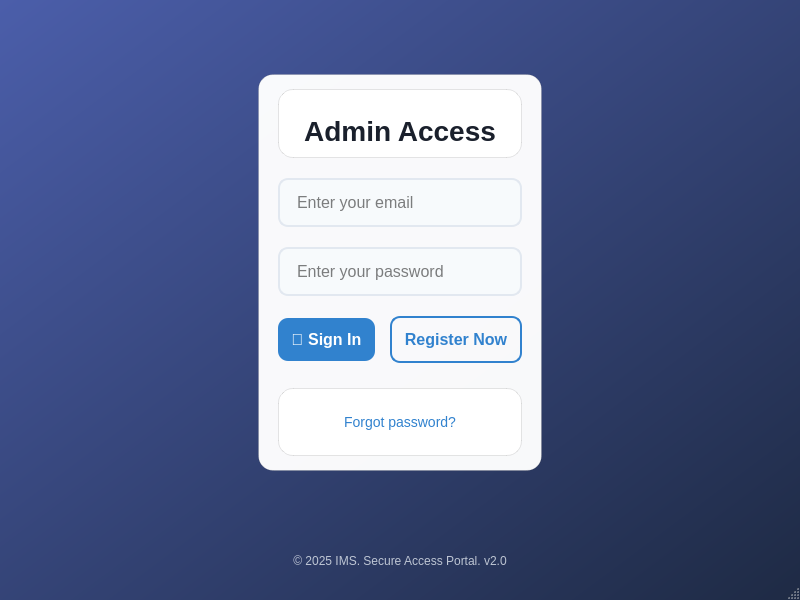
<?xml version="1.0" encoding="UTF-8"?>
<ui version="4.0">
 <class>LoginWindow</class>
 <widget class="QMainWindow" name="LoginWindow">
  <property name="geometry">
   <rect>
    <x>0</x>
    <y>0</y>
    <width>800</width>
    <height>600</height>
   </rect>
  </property>
  <property name="minimumSize">
   <size>
    <width>600</width>
    <height>500</height>
   </size>
  </property>
  <property name="windowTitle">
   <string>IMS Secure Login</string>
  </property>
  <property name="styleSheet">
   <string notr="true">
    QMainWindow {
        background: qlineargradient(x1:0, y1:0, x2:1, y2:1, stop:0 #4B5EAA, stop:1 #1E2A44);
    }
   </string>
  </property>
  <widget class="QWidget" name="centralwidget">
   <layout class="QVBoxLayout" name="mainLayout">
    <property name="spacing">
     <number>0</number>
    </property>
    <property name="leftMargin">
     <number>0</number>
    </property>
    <property name="rightMargin">
     <number>0</number>
    </property>
    <property name="topMargin">
     <number>0</number>
    </property>
    <property name="bottomMargin">
     <number>0</number>
    </property>
    <item>
     <spacer name="verticalSpacerTop">
      <property name="orientation">
       <enum>Qt::Vertical</enum>
      </property>
      <property name="sizeHint" stdset="0">
       <size>
        <width>20</width>
        <height>40</height>
       </size>
      </property>
      <property name="sizeType">
       <enum>QSizePolicy::Expanding</enum>
      </property>
     </spacer>
    </item>
    <item>
     <layout class="QHBoxLayout" name="horizontalLayout">
      <property name="spacing">
       <number>0</number>
      </property>
      <item>
       <spacer name="horizontalSpacerLeft">
        <property name="orientation">
         <enum>Qt::Horizontal</enum>
        </property>
        <property name="sizeHint" stdset="0">
         <size>
          <width>40</width>
          <height>20</height>
         </size>
        </property>
        <property name="sizeType">
         <enum>QSizePolicy::Expanding</enum>
        </property>
       </spacer>
      </item>
      <item>
       <layout class="QVBoxLayout" name="centerContentLayout">
        <property name="spacing">
         <number>30</number>
        </property>
        <property name="leftMargin">
         <number>0</number>
        </property>
        <property name="topMargin">
         <number>0</number>
        </property>
        <property name="bottomMargin">
         <number>0</number>
        </property>
        <property name="rightMargin">
         <number>0</number>
        </property>
        <item>
         <widget class="QWidget" name="loginCard">
          <property name="minimumWidth">
           <number>350</number>
          </property>
          <property name="maximumWidth">
           <number>450</number>
          </property>
          <property name="styleSheet">
           <string notr="true">
            background-color: rgba(255, 255, 255, 0.97);
            border: 1px solid rgba(0, 0, 0, 0.1);
            border-radius: 15px;
            padding: 25px;
            box-shadow: 0 10px 20px rgba(0, 0, 0, 0.15);
           </string>
          </property>
          <layout class="QVBoxLayout" name="cardLayout">
           <property name="spacing">
            <number>20</number>
           </property>
           <property name="leftMargin">
            <number>20</number>
           </property>
           <property name="rightMargin">
            <number>20</number>
           </property>
           <property name="topMargin">
            <number>15</number>
           </property>
           <property name="bottomMargin">
            <number>15</number>
           </property>
           <item>
            <widget class="QLabel" name="titleLabel">
             <property name="text">
              <string>Admin Access</string>
             </property>
             <property name="alignment">
              <set>Qt::AlignCenter</set>
             </property>
             <property name="styleSheet">
              <string notr="true">
               font-size: 28px;
               font-weight: bold;
               color: #1a202c;
               padding-bottom: 10px;
               font-family: 'Segoe UI', Arial, sans-serif;
              </string>
             </property>
            </widget>
           </item>
           <item>
            <widget class="QLineEdit" name="emailInput">
             <property name="placeholderText">
              <string>Enter your email</string>
             </property>
             <property name="styleSheet">
              <string notr="true">
               padding: 12px 15px;
               border: 2px solid #e2e8f0;
               border-radius: 10px;
               font-size: 16px;
               background-color: #f7fafc;
               font-family: 'Segoe UI', Arial, sans-serif;
               color: black;
              </string>
             </property>
             <property name="minimumHeight">
              <number>50</number>
             </property>
            </widget>
           </item>
           <item>
            <widget class="QLineEdit" name="passwordInput">
             <property name="placeholderText">
              <string>Enter your password</string>
             </property>
             <property name="echoMode">
              <enum>QLineEdit::Password</enum>
             </property>
             <property name="styleSheet">
              <string notr="true">
               padding: 12px 15px;
               border: 2px solid #e2e8f0;
               border-radius: 10px;
               font-size: 16px;
               background-color: #f7fafc;
               font-family: 'Segoe UI', Arial, sans-serif;
               color:black;
              </string>
             </property>
             <property name="minimumHeight">
              <number>50</number>
             </property>
            </widget>
           </item>
           <item>
            <layout class="QHBoxLayout" name="buttonLayout">
             <property name="spacing">
              <number>15</number>
             </property>
             <item>
              <widget class="QPushButton" name="loginButton">
               <property name="text">
                <string>🔐 Sign In</string>
               </property>
               <property name="styleSheet">
                <string notr="true">
                 QPushButton {
                   background-color: #3182ce;
                   color: white;
                   padding: 12px;
                   border: none;
                   border-radius: 10px;
                   font-size: 16px;
                   font-weight: bold;
                   font-family: 'Segoe UI', Arial, sans-serif;
                 }
                 QPushButton:hover {
                   background-color: #2c5282;
                 }
                 QPushButton:pressed {
                   background-color: #1a365d;
                   padding-top: 13px;
                   padding-bottom: 11px;
                 }
                </string>
               </property>
               <property name="minimumHeight">
                <number>50</number>
               </property>
               <property name="minimumWidth">
                <number>150</number>
               </property>
               <property name="cursor">
                <cursorShape>PointingHandCursor</cursorShape>
               </property>
              </widget>
             </item>
             <item>
              <widget class="QPushButton" name="registerButton">
               <property name="text">
                <string>Register Now</string>
               </property>
               <property name="styleSheet">
                <string notr="true">
                 QPushButton {
                   background-color: transparent;
                   color: #3182ce;
                   padding: 12px;
                   border: 2px solid #3182ce;
                   border-radius: 10px;
                   font-size: 16px;
                   font-weight: bold;
                   font-family: 'Segoe UI', Arial, sans-serif;
                 }
                 QPushButton:hover {
                   background-color: rgba(49, 130, 206, 0.1);
                   border-color: #2c5282;
                   color: #2c5282;
                 }
                 QPushButton:pressed {
                   background-color: rgba(49, 130, 206, 0.2);
                   padding-top: 13px;
                   padding-bottom: 11px;
                 }
                </string>
               </property>
               <property name="minimumHeight">
                <number>50</number>
               </property>
               <property name="minimumWidth">
                <number>150</number>
               </property>
               <property name="cursor">
                <cursorShape>PointingHandCursor</cursorShape>
               </property>
              </widget>
             </item>
            </layout>
           </item>
           <item>
            <widget class="QLabel" name="forgotPasswordLabel">
             <property name="text">
              <string>&lt;a href="#" style="text-decoration:none; color:#3182ce;"&gt;Forgot password?&lt;/a&gt;</string>
             </property>
             <property name="alignment">
              <set>Qt::AlignCenter</set>
             </property>
             <property name="openExternalLinks">
              <bool>true</bool>
             </property>
             <property name="styleSheet">
              <string notr="true">
               font-size: 14px;
               margin-top: 5px;
               font-family: 'Segoe UI', Arial, sans-serif;
              </string>
             </property>
            </widget>
           </item>
          </layout>
         </widget>
        </item>
       </layout>
      </item>
      <item>
       <spacer name="horizontalSpacerRight">
        <property name="orientation">
         <enum>Qt::Horizontal</enum>
        </property>
        <property name="sizeHint" stdset="0">
         <size>
          <width>40</width>
          <height>20</height>
         </size>
        </property>
        <property name="sizeType">
         <enum>QSizePolicy::Expanding</enum>
        </property>
       </spacer>
      </item>
     </layout>
    </item>
    <item>
     <spacer name="verticalSpacerBottom">
      <property name="orientation">
       <enum>Qt::Vertical</enum>
      </property>
      <property name="sizeHint" stdset="0">
       <size>
        <width>20</width>
        <height>40</height>
       </size>
      </property>
      <property name="sizeType">
       <enum>QSizePolicy::Expanding</enum>
      </property>
     </spacer>
    </item>
    <item>
     <widget class="QLabel" name="footerLabel">
      <property name="text">
       <string>© 2025 IMS. Secure Access Portal. v2.0</string>
      </property>
      <property name="alignment">
       <set>Qt::AlignCenter</set>
      </property>
      <property name="styleSheet">
       <string notr="true">
        font-size: 12px;
        color: rgba(226, 232, 240, 0.8);
        padding: 10px;
        font-family: 'Segoe UI', Arial, sans-serif;
       </string>
      </property>
     </widget>
    </item>
   </layout>
  </widget>
  <widget class="QStatusBar" name="statusbar"/>
 </widget>
 <resources/>
 <connections/>
</ui>
